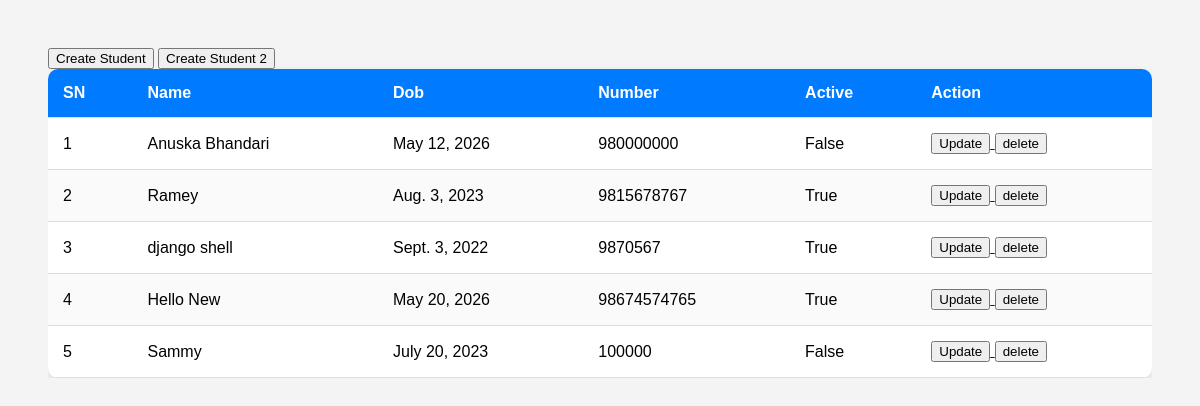
Page /home/student_list on the committed database.
### home/models.py (models this page shows, shortened)
class Student(models.Model):
    name = models.CharField(max_length= 100 , null = True , blank = True , help_text="student full name", verbose_name="Student Name")
    dob = models.DateField()
    contact_number = models.PositiveIntegerField(default= 0)
    is_active = models.BooleanField(default= True)
    class Meta:  # To overwrite sth we use meta otherwise the table name will be displayed as app-name_table-name
        db_table = "student"

### home/views.py (the view)
# urls.py: path('student_list', student_list,name="student"),
def student_list(request):
    student = Student.objects.all()
    context ={
        "student" : student
    }
    return render(request, 'student/index.html', context)

### home/templates/student/index.html (shortened to what this page needs)
<!DOCTYPE html>
<html lang="en">
<head>
</head>
<body>
  <div class="table-container">
    <a href = "/home/student_create"><button> Create Student</button></a>
   <a href="{% url 'create2' %}">  <button > Create Student 2 </button> </a>
    <table>
      <thead>
        <tr>
          <th>SN</th>
          <th>Name</th>
          <th>Dob</th>
          <th>Number</th>
          <th> Active</th>
          <th> Action</th>
        </tr>
      </thead>
      <tbody>
        {% for i in student %}
        <tr>
          <td>{{forloop.counter}}</td>
          <td>{{i.name}}</td>
          <td>{{i.dob}}</td>
          <td>{{i.contact_number}}</td>
          <td>{{i.is_active}}</td>
           <td>
            <a href="{% url 'update' i.id %}">  <button > Update</button> </a>
            <a href="{% url 'delete' i.id %}">  <button > delete </button> </a>
          </td>
        </tr>
        {% endfor %}
      </tbody>
    </table>
  </div>
</body>
</html>

### home/templates/student/index.html (style rules this page uses)
body { font-family: Arial, sans-serif; background: #f4f4f4; padding: 40px; }
.table-container { overflow-x: auto; }
table { width: 100%; border-collapse: collapse; background: white; border-radius: 10px; overflow: hidden; box-shadow: 0 4px 10px rgba(0,0,0,0.1); }
thead { background: #007bff; color: white; }
th, td { padding: 15px; text-align: left; border-bottom: 1px solid #ddd; }
tbody tr:nth-child(even) { background: #fafafa; }
th { font-weight: bold; }

### rows in the picture
Student: name "Anuska Bhandari", dob "May 12, 2026", contact_number "980000000", is_active "False"
Student: name "Ramey", dob "Aug. 3, 2023", contact_number "9815678767", is_active "True"
Student: name "django shell", dob "Sept. 3, 2022", contact_number "9870567", is_active "True"
Student: name "Hello New", dob "May 20, 2026", contact_number "98674574765", is_active "True"
Student: name "Sammy", dob "July 20, 2023", contact_number "100000", is_active "False"
